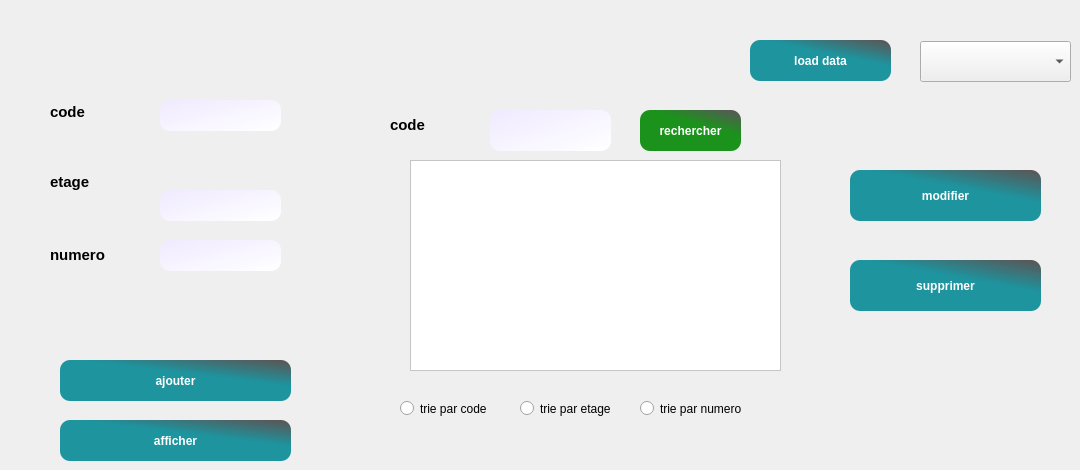
      <widget class="QWidget" name="tab_9">
       <attribute name="title">
        <string>chambre</string>
       </attribute>
       <widget class="QLineEdit" name="hadil_code">
        <property name="geometry">
         <rect>
          <x>160</x>
          <y>100</y>
          <width>121</width>
          <height>31</height>
         </rect>
        </property>
        <property name="styleSheet">
         <string notr="true">border-radius: 10px;
background-color: qlineargradient(spread:pad, x1:0, y1:0, x2:1, y2:1, stop:0 rgba(239, 234, 255, 255), stop:1 rgba(255, 255, 255, 255));
</string>
        </property>
       </widget>
       <widget class="QLineEdit" name="hadil_etage">
        <property name="geometry">
         <rect>
          <x>160</x>
          <y>190</y>
          <width>121</width>
          <height>31</height>
         </rect>
        </property>
        <property name="styleSheet">
         <string notr="true">border-radius: 10px;
background-color: qlineargradient(spread:pad, x1:0, y1:0, x2:1, y2:1, stop:0 rgba(239, 234, 255, 255), stop:1 rgba(255, 255, 255, 255));
</string>
        </property>
       </widget>
       <widget class="QLineEdit" name="hadil_numero">
        <property name="geometry">
         <rect>
          <x>160</x>
          <y>240</y>
          <width>121</width>
          <height>31</height>
         </rect>
        </property>
        <property name="styleSheet">
         <string notr="true">border-radius: 10px;
background-color: qlineargradient(spread:pad, x1:0, y1:0, x2:1, y2:1, stop:0 rgba(239, 234, 255, 255), stop:1 rgba(255, 255, 255, 255));
</string>
        </property>
       </widget>
       <widget class="QLabel" name="label_53">
        <property name="geometry">
         <rect>
          <x>50</x>
          <y>172</y>
          <width>71</width>
          <height>21</height>
         </rect>
        </property>
        <property name="font">
         <font>
          <family>Tahoma</family>
          <weight>75</weight>
          <bold>true</bold>
         </font>
        </property>
        <property name="toolTip">
         <string>&lt;html&gt;&lt;head/&gt;&lt;body&gt;&lt;p&gt;&lt;img src=&quot;:/new/prefix1/abstract-background-health-care-science-icon-pattern-medical-innovation-concept_44392-177.webp&quot;/&gt;&lt;/p&gt;&lt;/body&gt;&lt;/html&gt;</string>
        </property>
        <property name="styleSheet">
         <string notr="true">border-bottom-color: rgb(177, 158, 255);
alternate-background-color: rgb(195, 165, 255);</string>
        </property>
        <property name="text">
         <string>&lt;html&gt;&lt;head/&gt;&lt;body&gt;&lt;p&gt;&lt;span style=&quot; font-size:11pt;&quot;&gt;etage&lt;/span&gt;&lt;/p&gt;&lt;/body&gt;&lt;/html&gt;</string>
        </property>
       </widget>
       <widget class="QLabel" name="label_54">
        <property name="geometry">
         <rect>
          <x>50</x>
          <y>240</y>
          <width>101</width>
          <height>31</height>
         </rect>
        </property>
        <property name="font">
         <font>
          <family>Tahoma</family>
          <weight>75</weight>
          <bold>true</bold>
         </font>
        </property>
        <property name="text">
         <string>&lt;html&gt;&lt;head/&gt;&lt;body&gt;&lt;p&gt;&lt;span style=&quot; font-size:11pt;&quot;&gt;numero&lt;/span&gt;&lt;/p&gt;&lt;/body&gt;&lt;/html&gt;</string>
        </property>
       </widget>
       <widget class="QPushButton" name="hadilajouter1">
        <property name="geometry">
         <rect>
          <x>60</x>
          <y>360</y>
          <width>231</width>
          <height>41</height>
         </rect>
        </property>
        <property name="font">
         <font>
          <family>Tahoma</family>
          <weight>75</weight>
          <bold>true</bold>
         </font>
        </property>
        <property name="styleSheet">
         <string notr="true">QPushButton
{
  
  border-radius: 10px;

background-color: qlineargradient(spread:pad, x1:0.613065, y1:0.511, x2:0.969, y2:0, stop:0.18593 rgba(2, 136, 148, 226), stop:0.959799 rgba(0, 0, 0, 161));
	
color:rgb(255, 255, 255);

}

QPushButton:hover,QPushButton:hover
{
    border: 4px solid QLinearGradient( x1: 2, y1: 2, x2: 2, y2: 3, stop: 0 #08E8DE , stop: 3 #d7801a);
}


</string>
        </property>
        <property name="text">
         <string>ajouter</string>
        </property>
       </widget>
       <widget class="QPushButton" name="hadilmodifier1">
        <property name="geometry">
         <rect>
          <x>850</x>
          <y>170</y>
          <width>191</width>
          <height>51</height>
         </rect>
        </property>
        <property name="font">
         <font>
          <family>Tahoma</family>
          <weight>75</weight>
          <bold>true</bold>
         </font>
        </property>
        <property name="styleSheet">
         <string notr="true">QPushButton
{
  
  border-radius: 10px;

background-color: qlineargradient(spread:pad, x1:0.613065, y1:0.511, x2:0.969, y2:0, stop:0.18593 rgba(2, 136, 148, 226), stop:0.959799 rgba(0, 0, 0, 161));
	
color:rgb(255, 255, 255);

}

QPushButton:hover,QPushButton:hover
{
    border: 4px solid QLinearGradient( x1: 2, y1: 2, x2: 2, y2: 3, stop: 0 #08E8DE , stop: 3 #d7801a);
}


</string>
        </property>
        <property name="text">
         <string>modifier</string>
        </property>
       </widget>
       <widget class="QPushButton" name="hadilsupprimer1">
        <property name="geometry">
         <rect>
          <x>850</x>
          <y>260</y>
          <width>191</width>
          <height>51</height>
         </rect>
        </property>
        <property name="font">
         <font>
          <family>Tahoma</family>
          <weight>75</weight>
          <bold>true</bold>
         </font>
        </property>
        <property name="styleSheet">
         <string notr="true">QPushButton
{
  
  border-radius: 10px;

background-color: qlineargradient(spread:pad, x1:0.613065, y1:0.511, x2:0.969, y2:0, stop:0.18593 rgba(2, 136, 148, 226), stop:0.959799 rgba(0, 0, 0, 161));
	
color:rgb(255, 255, 255);

}

QPushButton:hover,QPushButton:hover
{
    border: 4px solid QLinearGradient( x1: 2, y1: 2, x2: 2, y2: 3, stop: 0 #08E8DE , stop: 3 #d7801a);
}


</string>
        </property>
        <property name="text">
         <string>supprimer</string>
        </property>
       </widget>
       <widget class="QTableView" name="hadiltab1">
        <property name="geometry">
         <rect>
          <x>410</x>
          <y>160</y>
          <width>371</width>
          <height>211</height>
         </rect>
        </property>
        <property name="styleSheet">
         <string notr="true">QTableView{
background:white;

}</string>
        </property>
       </widget>
       <widget class="QLabel" name="label_55">
        <property name="geometry">
         <rect>
          <x>50</x>
          <y>102</y>
          <width>61</width>
          <height>21</height>
         </rect>
        </property>
        <property name="font">
         <font>
          <family>Tahoma</family>
          <weight>75</weight>
          <bold>true</bold>
         </font>
        </property>
        <property name="text">
         <string>&lt;html&gt;&lt;head/&gt;&lt;body&gt;&lt;p&gt;&lt;span style=&quot; font-size:11pt;&quot;&gt;code&lt;/span&gt;&lt;/p&gt;&lt;/body&gt;&lt;/html&gt;</string>
        </property>
       </widget>
       <widget class="QPushButton" name="hadilrechercher1">
        <property name="geometry">
         <rect>
          <x>640</x>
          <y>110</y>
          <width>101</width>
          <height>41</height>
         </rect>
        </property>
        <property name="font">
         <font>
          <family>Tahoma</family>
          <weight>75</weight>
          <bold>true</bold>
         </font>
        </property>
        <property name="styleSheet">
         <string notr="true">
QPushButton
{
  
  border-radius: 10px;


background-color: qlineargradient(spread:pad, x1:0.613065, y1:0.511, x2:0.969, y2:0, stop:0.18593 rgba(0, 134, 0, 226), stop:0.959799 rgba(0, 0, 0, 161));



color: rgb(255, 255, 255);

}

QPushButton:hover,QPushButton:hover
{
    border: 5px solid QLinearGradient( x1: 2, y1: 2, x2: 2, y2: 3, stop: 0 #CCFF00 , stop: 3 #d7801a);
}



</string>
        </property>
        <property name="text">
         <string>rechercher</string>
        </property>
       </widget>
       <widget class="QComboBox" name="hadilbox1">
        <property name="geometry">
         <rect>
          <x>920</x>
          <y>41</y>
          <width>151</width>
          <height>41</height>
         </rect>
        </property>
        <property name="styleSheet">
         <string notr="true">QComboBox_2
{
background:white;

}</string>
        </property>
       </widget>
       <widget class="QPushButton" name="hadildata1">
        <property name="geometry">
         <rect>
          <x>750</x>
          <y>40</y>
          <width>141</width>
          <height>41</height>
         </rect>
        </property>
        <property name="font">
         <font>
          <family>Tahoma</family>
          <weight>75</weight>
          <bold>true</bold>
         </font>
        </property>
        <property name="styleSheet">
         <string notr="true">QPushButton
{
  
  border-radius: 10px;

background-color: qlineargradient(spread:pad, x1:0.613065, y1:0.511, x2:0.969, y2:0, stop:0.18593 rgba(2, 136, 148, 226), stop:0.959799 rgba(0, 0, 0, 161));
	
color:rgb(255, 255, 255);

}

QPushButton:hover,QPushButton:hover
{
    border: 4px solid QLinearGradient( x1: 2, y1: 2, x2: 2, y2: 3, stop: 0 #08E8DE , stop: 3 #d7801a);
}


</string>
        </property>
        <property name="text">
         <string>load data</string>
        </property>
       </widget>
       <widget class="QLineEdit" name="hadil_5">
        <property name="geometry">
         <rect>
          <x>490</x>
          <y>110</y>
          <width>121</width>
          <height>41</height>
         </rect>
        </property>
        <property name="styleSheet">
         <string notr="true">border-radius: 10px;
background-color: qlineargradient(spread:pad, x1:0, y1:0, x2:1, y2:1, stop:0 rgba(239, 234, 255, 255), stop:1 rgba(255, 255, 255, 255));
</string>
        </property>
       </widget>
       <widget class="QPushButton" name="hadilafficher1">
        <property name="geometry">
         <rect>
          <x>60</x>
          <y>420</y>
          <width>231</width>
          <height>41</height>
         </rect>
        </property>
        <property name="font">
         <font>
          <family>Tahoma</family>
          <weight>75</weight>
          <bold>true</bold>
         </font>
        </property>
        <property name="styleSheet">
         <string notr="true">QPushButton
{
  
  border-radius: 10px;

background-color: qlineargradient(spread:pad, x1:0.613065, y1:0.511, x2:0.969, y2:0, stop:0.18593 rgba(2, 136, 148, 226), stop:0.959799 rgba(0, 0, 0, 161));
	
color:rgb(255, 255, 255);

}

QPushButton:hover,QPushButton:hover
{
    border: 4px solid QLinearGradient( x1: 2, y1: 2, x2: 2, y2: 3, stop: 0 #08E8DE , stop: 3 #d7801a);
}




</string>
        </property>
        <property name="text">
         <string>afficher</string>
        </property>
       </widget>
       <widget class="QLabel" name="hadil_code_label">
        <property name="geometry">
         <rect>
          <x>390</x>
          <y>110</y>
          <width>71</width>
          <height>31</height>
         </rect>
        </property>
        <property name="font">
         <font>
          <family>Tahoma</family>
          <weight>75</weight>
          <bold>true</bold>
         </font>
        </property>
        <property name="text">
         <string>&lt;html&gt;&lt;head/&gt;&lt;body&gt;&lt;p&gt;&lt;span style=&quot; font-size:11pt;&quot;&gt;code&lt;/span&gt;&lt;/p&gt;&lt;/body&gt;&lt;/html&gt;</string>
        </property>
       </widget>
       <widget class="QRadioButton" name="radioButton_hadil">
        <property name="geometry">
         <rect>
          <x>400</x>
          <y>400</y>
          <width>111</width>
          <height>17</height>
         </rect>
        </property>
        <property name="text">
         <string>trie par code</string>
        </property>
       </widget>
       <widget class="QRadioButton" name="radioButton_2_hadil">
        <property name="geometry">
         <rect>
          <x>520</x>
          <y>400</y>
          <width>111</width>
          <height>17</height>
         </rect>
        </property>
        <property name="text">
         <string>trie par etage</string>
        </property>
       </widget>
       <widget class="QRadioButton" name="radioButton_3_hadil">
        <property name="geometry">
         <rect>
          <x>640</x>
          <y>400</y>
          <width>131</width>
          <height>17</height>
         </rect>
        </property>
        <property name="text">
         <string>trie par numero</string>
        </property>
       </widget>
      </widget>
